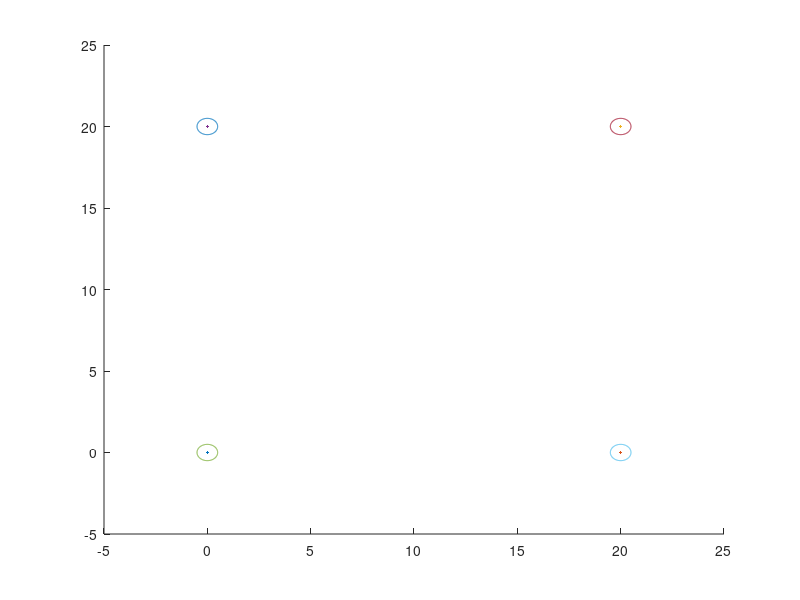

MATLAB code to generate this figure: (Note: this script raises an error after producing the figure.)
clc 
clear all
clf

A=[0 0;0 0];
B=[1 0;0 1];
C=eye(2,2);
D=zeros(2,2);

sys=ss(A,B,C,D);


Num_agen=4;


Ts=0.1;
sysd=c2d(sys,Ts);
Ad=sysd.A;
Bd=sysd.B;
T=50;
%% intial trajectory
count=1;
X(:,1)=[0;0 ;  20;0 ; 20;20   ;  0;20 ];
for t=0:Ts:5
    if t<2
        u(:,count)=0*ones(2*Num_agen,1);
    else
        u(:,count)=0*ones(2*Num_agen,1);
    end
    for i=1:Num_agen
        X((2*i-1):(2*i),count+1)=Ad*X((2*i-1):(2*i),count)+Bd*u((2*i-1):(2*i),count);
    end
    count=count+1;   
end

X0=X;
for i=1:Num_agen
    hold on
    plot(X((2*i-1),:),X((2*i),:),'.')
end


hold on

%%
R_obs=2;
R_agent=0.5;
N=length(X(1,:));
obs_center=[
    X(1:2,1)'; ...
    X(3:4,1)'; ...
    X(5:6,1)'; ...
    X(7:8,1)'];
R_plot=[R_agent,R_agent,R_agent,R_agent];
R=2*R_plot;


alpha=1;
obs_num=length(R);
r_default=ones(Num_agen,1);

lambda=10000;

i=1;
figure(1)
tol=0.001;



hold on

theta=linspace(0,2*pi,201);
for j=1:obs_num
    x_theta=R_plot(j)*cos(theta);
    y_theta=R_plot(j)*sin(theta);
    plot(obs_center(j,1)+x_theta,obs_center(j,2)+y_theta)
end

for iteration=1:60
    



    %cvx_solver sedumi
    cvx_solver SDPT3
    cvx_precision best
    cvx_begin 
        
        variable w(2*Num_agen,N-1)

        variable v(2*Num_agen,N-1)
        variable d(2*Num_agen,N)
        variable U(1,N-1)
        variable s(N*(obs_num-1),Num_agen)

        variable X_diff(N-1,Num_agen)
        %variable s_pos(N)
        %minimize (  500*sum(U*Ts) + lambda*sum(sum(abs(v)))  + lambda*(sum(max(s(:,1),0))   +   1*sum(max(s(:,2),0))) )
        
        minimize (  0.001*sum(sum(abs((u+w)*Ts))) + lambda*sum(sum(abs(v)))  + lambda*0.001*(   sum(sum(max(s,0)))   )) 

        subject to
        cvx_precision best
        %cvx_precision low
        E=eye(2);
        d(:,1)==zeros(2*Num_agen,1);




        
        for i=1:N-1

            obs_center=[
                X(1:2,i)'; ...
                X(3:4,i)'; ...
                X(5:6,i)'; ...
                X(7:8,i)'];

            for j=1:Num_agen


                -r_default(j,1)<=w((2*j-1):(2*j),i)<=r_default(j,1);
  


                X((2*j-1):(2*j),i+1)+d((2*j-1):(2*j),i+1)== ...
                    (Ad*X((2*j-1):(2*j),i)+Ad*d((2*j-1):(2*j),i))+ ...
                    (Bd*u((2*j-1):(2*j),i)+Bd*w((2*j-1):(2*j),i))+E*v((2*j-1):(2*j),i);
                U(i)==norm(u(:,i),2);

                X_diff(i,j)==norm(X((2*j-1):(2*j),i+1)-X((2*j-1):(2*j),i),2);




                countk=1;

                for k=1:obs_num
                    if k==j
                        continue
                    end
                    R(k)-norm(X((2*j-1):(2*j),i)-obs_center(k,:)',2)- ...
                        (X((2*j-1):(2*j),i)-obs_center(k,:)')'*(X((2*j-1):(2*j),i)+d((2*j-1):(2*j),i)-obs_center(k,:)') ...
                        /norm(X((2*j-1):(2*j),i)-obs_center(k,:)',2)<=s((countk-1)*(N)+i,j);
                    countk=countk+1;
                end
            end

        end

        X(:,N)+d(:,N)==[20;20  ;  0;20   ;   0;0   ;  20;0];
        
    cvx_end

    % 


    w=full(w);
    v=full(v);
    d=full(d);
    X=X+d;
    u=u+w;
    hold on
    for i=1:Num_agen
        hold on
        plot(X((2*i-1),:),X((2*i),:),'.')
    end
    ss=0;



    for i=1:N
        
        obs_center=[
            X(1:2,i)'; ...
            X(3:4,i)'; ...
            X(5:6,i)'; ...
            X(7:8,i)'];
        for j=1:Num_agen
            countk=1;
            for k=1:obs_num
                if k==j
                    continue
                end
                ss((countk-1)*(N)+i,j)=R(k)-norm(X((2*j-1):(2*j),i)-obs_center(k,:)',2);
                countk=countk+1;
            end
        end
        
    end

    ss_max=max(ss);

    for i=1:Num_agen
        if ss_max(i)<0
            r_default(i)=0;
        else
            r_default(i)=1;
        end
    end

    
    
    if max(max(ss))<0 && iteration>6
        break;
    end
    pause(0.01)
end


%%
figure(2)
hold on
for i=1:N
    for j=1:Num_agen
        hold on
        if j==1
            plot(X((2*j-1),i),X((2*j),i),'r.')
        elseif j==2
            plot(X((2*j-1),i),X((2*j),i),'g.')
        elseif j==3
            plot(X((2*j-1),i),X((2*j),i),'b.')
        elseif j==4
            plot(X((2*j-1),i),X((2*j),i),'c.')
        end
        
        %plot(X0((2*i-1),:),X0((2*i),:),'.')
    end

    obs_center=[
        X(1:2,i)'; ...
        X(3:4,i)'; ...
        X(5:6,i)'; ...
        X(7:8,i)'];


    theta=linspace(0,2*pi,201);
    xlim([-0 26])
    ylim([-0 26])
    for j=1:obs_num
        hold on
        x_theta=R_plot(j)*cos(theta);
        y_theta=R_plot(j)*sin(theta);
        if j==1
            plot(obs_center(j,1)+x_theta,obs_center(j,2)+y_theta,'r')
        elseif j==2
            plot(obs_center(j,1)+x_theta,obs_center(j,2)+y_theta,'g')
        elseif j==3
            plot(obs_center(j,1)+x_theta,obs_center(j,2)+y_theta,'b')
        elseif j==4
            plot(obs_center(j,1)+x_theta,obs_center(j,2)+y_theta,'c')
        end
    end

pause(0.05)
%clf


end







%% utility funcitons


function XX=stack_vec(X,u)
    XX=reshape(X(:,1:end-1),[length((X(:,1)))*length(X(1,:))-4,1]);
    uu=reshape(u,[length((u(:,1)))*length(u(1,:)),1]);
    XX=[XX;uu];
end


function [X,u]=unstack_vec(XX,uu)
    X=reshape(XX,[4,length(XX)/4]);
    u=reshape(uu,[2,length(uu)/2]);
end